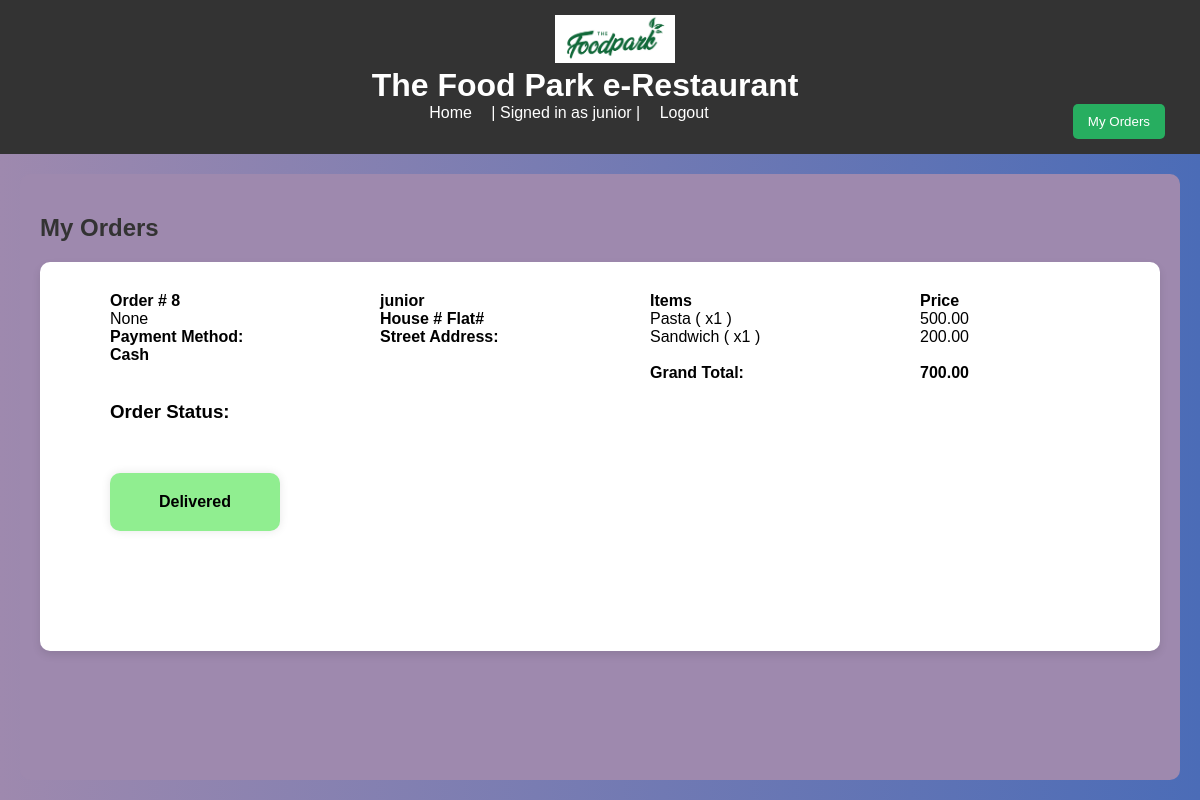
Screenshot of /my_orders (signed in) with the database file from the repository.
### restaurant/models.py (models this page shows, shortened)
class Configuration(models.Model):
    title = models.CharField(max_length=30,default=None)
    logo = models.ImageField(upload_to='media/',default = None)

class CustomUser(AbstractUser):
    phone_number = models.CharField(max_length=13,null = True)
    is_admin = models.BooleanField(default=False)

class Order(models.Model):
    made_by = models.ForeignKey(CustomUser,on_delete=models.CASCADE,related_name="orders")
    status = models.CharField(default = "placing",max_length=30)
    created_at = models.DateTimeField(null=True)
    menu_items = models.ManyToManyField(Menu,through='OrderItem')
    grand_total = models.DecimalField(decimal_places=2,max_digits=10,default=0)
    payment_method = models.CharField(max_length=30,default='cash')

class OrderItem(models.Model):
    order = models.ForeignKey(Order, on_delete=models.CASCADE,related_name="order_items")
    menu_item = models.ForeignKey(Menu, on_delete=models.CASCADE)
    quantity = models.PositiveIntegerField(default=0)
    subtotal = models.DecimalField(decimal_places=2, max_digits=8,default=0)
    def __str__(self):
        return f"{self.menu_item} ( x{self.quantity} )"

class Menu(models.Model):
    item_name = models.CharField(max_length=30)
    price = models.DecimalField(decimal_places=2,max_digits=6)
    description = models.TextField()
    image = models.ImageField(upload_to='media/')
    def __str__(self):
        return f"{self.item_name}"

### restaurant/views.py (the view)
# urls.py: path('my_orders',views.user_orders,name='user_orders'),
def user_orders(request):
    return render(request,"restaurant/user_orders.html" , {
                      "orders":Order.objects.filter(made_by=request.user)}
                  )

### restaurant/context_processors.py (called while the page is built)
def global_context(request):
    return {'restaurant': Configuration.objects.first()}

### restaurant/templates/restaurant/user_orders.html (shortened to what this page needs)
{% extends 'restaurant/layout.html' %}
{% block content %}
<div class="order-container">
    <h2>My Orders</h2>
    {% for order in orders %}
        <div class="order-card">
            <div class = 'order-section'>
                <b>Order # {{order.id}}</b>
                <br style = "margin: 10px;">
                {{order.created_at}}
                <br style = "margin: 10px;">
                <b>Payment Method: {{order.payment_method.capitalize}}</b>
                <br style = "margin: 20px;">
                <br style = "margin: 10px;">
                <h3>Order Status: </h3>
                {% if order.status == 'placed' %}
                <div class="order-status" style="background-color: cyan;">
                     Placed
                </div>
                {% elif order.status == 'Preparing' %}
                <div class="order-status" style="background-color: burlywood;">
                    Preparing
                </div>
                {% elif order.status == 'Dispatched' %}
                <div class="order-status" style="background-color: lightcoral;">
                   Dispatched
                </div>
            {% else %}
            <div class="order-status" style="background-color: lightgreen;">
                Delivered
            </div>
            {% endif %}
            </div>
            <div class = 'order-section'>
            <b>{{order.made_by}}</b>
                <br style = "margin: 10px;">
                <b>House # {{order.shipping_address.all.0.houseNo}} Flat# {{order.shipping_address.all.0.flatNo}} </b>
                <br style = "margin: 10px;">
                <b>Street Address: {{order.shipping_address.all.0.street}} </b>
                <br style = "margin: 10px;">
            </div>
            <div class = 'order-section'>
                <b>Items</b>
                <br style = "margin: 10px;">
                {% for each in order.order_items.all %}
                    {{each}}
                <br>
                {%endfor%}
                <br>
                <b>Grand Total:</b>
            </div>
            <div class = 'order-section'>
                <b>Price</b>
                <br style = "margin: 10px;">
                {% for each in order.order_items.all %}
                    {{each.subtotal}}
                <br>
                {%endfor%}
                <br>
                <b>{{order.grand_total}}</b>
            </div>
        </div>
    {% endfor %}
</div>
{% endblock %}

### restaurant/templates/restaurant/layout.html (shortened to what this page needs)
{% load static %}
<!DOCTYPE html>
<html>
<head>
    <link rel="stylesheet" href="{% static 'restaurant/styles.css' %}">
</head>
<body>
    <div id="header">
        <img src = "{{restaurant.logo.url}}" id = "main-logo">
        {%if restaurant.title %}
            <h1>{{restaurant.title}} e-Restaurant</h1>
        {%else%}
            <h1>Restaurant Ordering System</h1>
            {{restaurant.title}}
        {%endif%}
        <a href="{% url 'index' %}">Home</a> |
        {% if user.is_authenticated %}
        Signed in as {{ user.username }} | <a href="{% url 'logout' %}">Logout</a>
            {% if user.is_admin %}
                <button class="panel-button"  onclick="window.location.href='{% url 'admin_home' %}'">Admin Panel</button>
            {%else%}
                 <button class="panel-button"  onclick="window.location.href='{% url 'user_orders' %}'">My Orders</button>
            {% endif %}
        {% else %}
            <a href="{% url 'login' %}">Login</a> |
            <a href="{% url 'register' %}">Register</a>
        {% endif %}
    </div>
    <div id="main-content">
        {% block content %}{% endblock %}
    </div>
</body>
</html>

### restaurant/static/restaurant/styles.css (style rules this page uses)
body { font-family: 'Arial', sans-serif; margin: 0; padding: 0; display: flex; flex-direction: column; height: 100vh; background: linear-gradient(to right, rgb(158, 137, 174), #4b6cb7); }
#header { background-color: #333; color: white; padding: 15px; text-align: center; width: 100%; z-index: 1000; }
.panel-button { background-color: #27ae60; color: white; padding: 10px 15px; border: none; border-radius: 5px; cursor: pointer; float: right; position: relative; right:50px; }
#header h1 { margin: 0; text-align: center; position: relative; right:30px; }
#header a { color: white; text-decoration: none; margin: 0 15px; text-align: center; }
#main-content { display: flex; flex: 1; padding: 20px; }
h2 { color: #333; }
.order-container { flex: 3; padding: 20px; background-color: rgb(158, 137, 174); overflow: hidden; border-radius: 10px; }
.order-card { background-color: #fff; border-radius: 10px; padding: 20px; margin-bottom: 20px; box-shadow: 0 4px 8px rgba(0, 0, 0, 0.1); display:flex; }
.order-section { margin: 50px; margin-top: 10px; word-wrap: break-word; width:350px }
.order-status { max-width: 800px; margin: 50px auto; padding: 20px; text-align: center; border-radius: 10px; box-shadow: 0 0 10px rgba(0, 0, 0, 0.1); font-weight: bold; }
#main-logo { width:120px; }

### rows the page displays
Configuration: logo (picture), title "The Food Park"
CustomUser: username "junior"
Order: id "8", created_at "None", payment_method "Cash", status "Delivered", made_by "junior", grand_total "700.00"
OrderItem: menu_item+quantity "Pasta ( x1 )", subtotal "500.00"
OrderItem: menu_item+quantity "Sandwich ( x1 )", subtotal "200.00"
